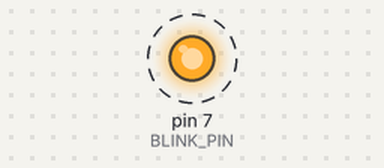
Simulated run of this sketch. Board: Arduino Uno, built with avr-gcc and run on an emulated ATmega328P. Shown: output pins drawn as LEDs (lit = HIGH). Dashed ring = blinking.

Above: at 0.5 s.
Timing chart, 0 to 4.6 s (numbered marks = the images above):
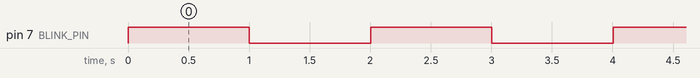

The sketch:

blink.ino
```cpp
#define BLINK_PIN 7
#define BLINK_PAUSE 1000

// Current value
int value = HIGH;

// When do we blink next?
unsigned long next_blink = 0;

void setup()
{
	pinMode(BLINK_PIN, OUTPUT);
}

void loop()
{
	// Our pulse
	if (millis() > next_blink)
	{
		// Setup our next time set
		next_blink = millis() + BLINK_PAUSE;
		digitalWrite(BLINK_PIN, value);

		// Flip the value every pulse
		value = (value == HIGH) ? LOW : HIGH;
	}

}
```

Measured:
- by itself, pin 7 (BLINK_PIN): alternates HIGH for 1.0 s and LOW for 1.0 s
